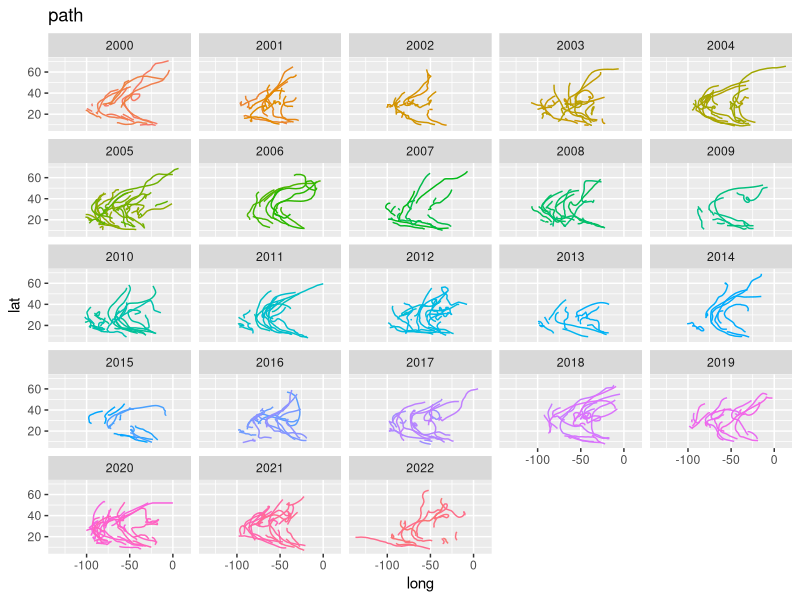
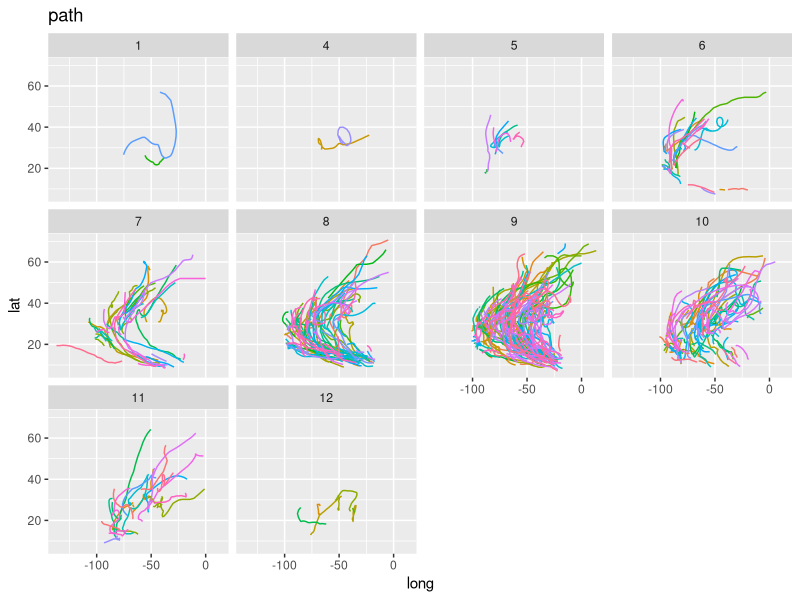
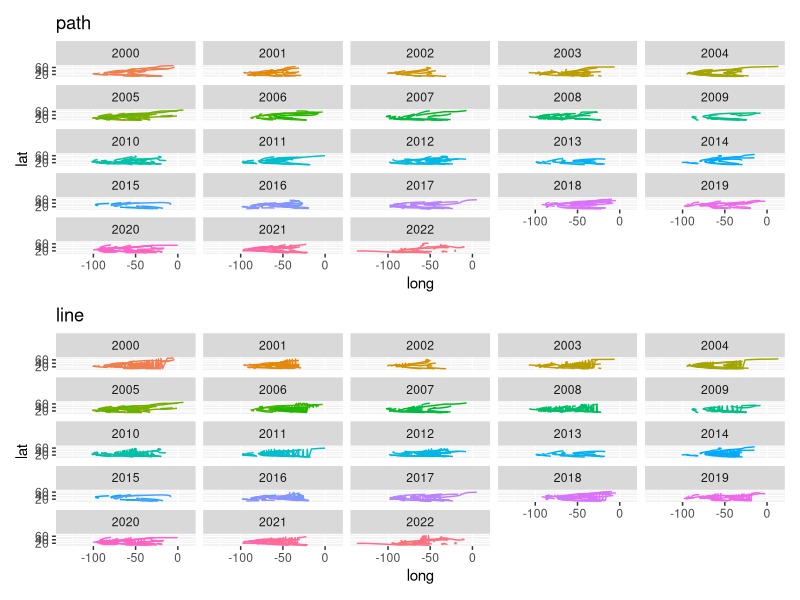
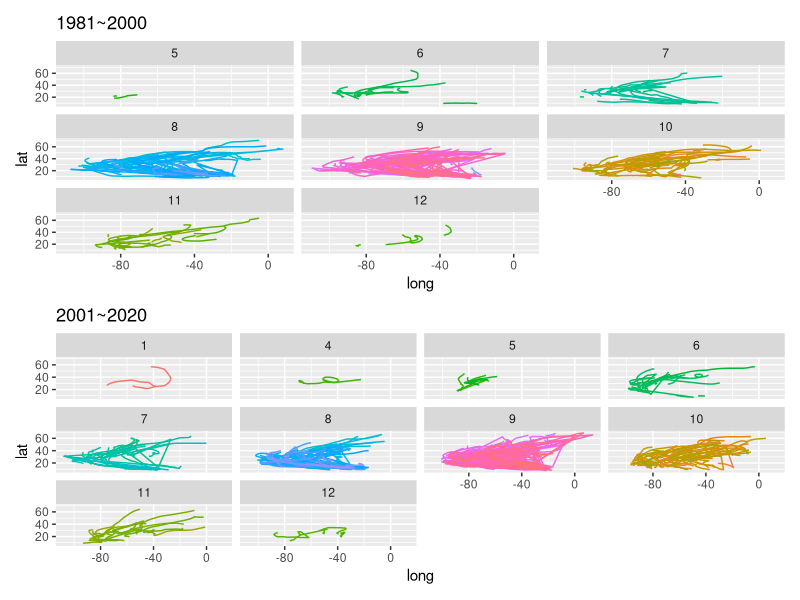

Write R code to recreate these figures, in order. (Note: this script raises an error after producing the figures.)
#24-0730 12:13


library(tidyverse)
library(patchwork)
#
storms |> glimpse()
storms |> str()

#
storms |> 
  count(name, year)

storms |> count(name)
storms$name |> table() |> data.frame()
storms$name |> n_distinct()
storms |> count(year) 
storms
?storms

# geom_path year ----
storms %>%
  filter(year >= 2000) %>%
  ggplot(aes(long, lat, color = paste(year, name))) -> q

q + geom_path(show.legend = FALSE) + 
  ggtitle("path") +
  facet_wrap(~year)


q + geom_path(show.legend = FALSE) + 
  ggtitle("path") +
  facet_wrap(~month)


# path vs line ----
storms %>%
  filter(year >= 2000) %>%
  ggplot(aes(long, lat, color = paste(year, name))) -> q

#
  (q + geom_path(show.legend = FALSE) + 
    ggtitle("path") +
    facet_wrap(~year)) / 
  (q + geom_line(show.legend = FALSE) + 
     ggtitle("line") +
     facet_wrap(~year))


## month
storms |> count(year)
storms %>%
  filter(year >= 2001, year <= 2020) %>%
  ggplot(aes(long, lat, color = paste(month, name))) -> p2001

storms %>%
  filter(year >= 1981, year <= 2000) %>%
  ggplot(aes(long, lat, color = paste(month, name))) -> p1981


#
(p1981 + geom_path(show.legend = FALSE) + 
    ggtitle("1981~2000") +
    facet_wrap(~month)) / 
(p2001 + geom_path(show.legend = FALSE) + 
    ggtitle("2001~2020") +
    facet_wrap(~month))


#check
storms |> 
  filter(year >= 1981, year <= 2000) |> 
  count(month)



#
str(mtcars)
mtcars |> 
  as_tibble(rownames = "group") |> 
  mutate_at(vars(-group), rescale)

?across

iris |> head(20)
iris |> 
  mutate(across(1:Sepal.Length, round)) |> head(20)
?across
rnorm(1)
tibble(g = c(1,1,2,3), v1 = 10:13, v2 = 20:23) |> 
  group_by(g) -> gdf
set.seed(1)
rnorm(1) -> n
n
gdf 
gdf |> 
  mutate(across(v1:v2, ~ .x + n))

#
diamonds |> 
  group_by(cut, color, clarity) |> 
  reframe(mean_carat = mean(carat))

#
starwars |> 
  filter(species == "Droid")
starwars |> 
  count(species) |> print(n = Inf)
